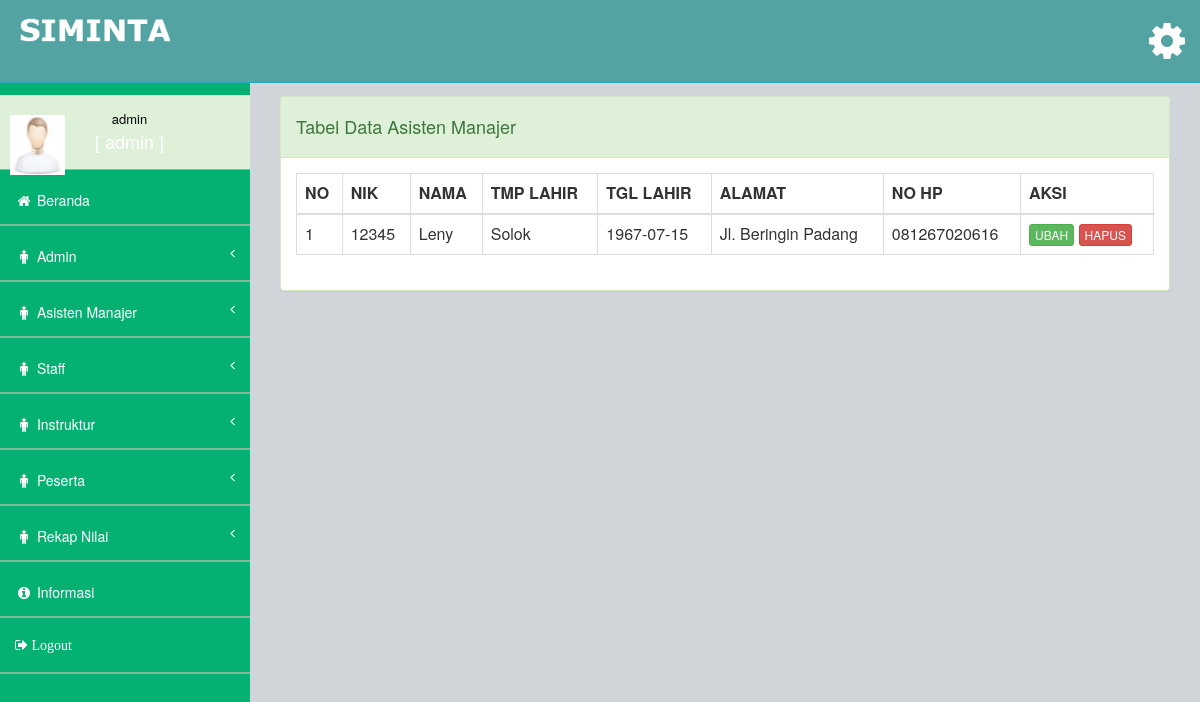
Before: /views/admin/main.php?page=lihat-instruktur (signed in) with the older database file.
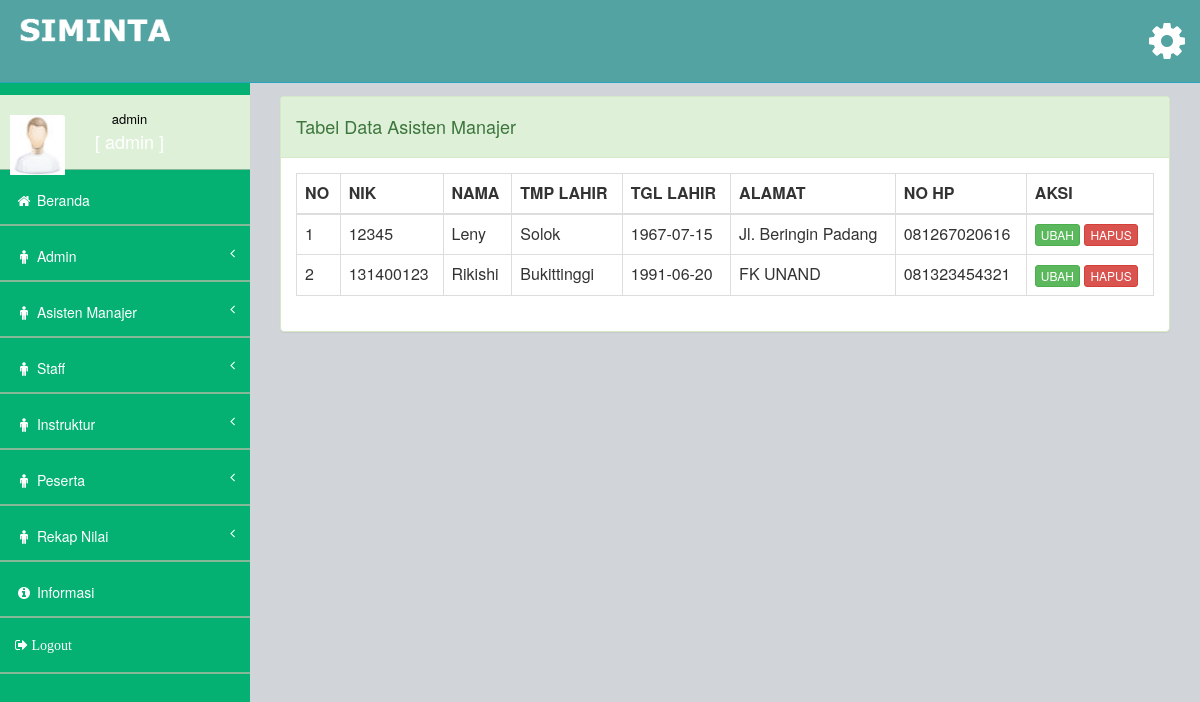
After: the same page with the newer database file.
### tables this page shows
CREATE TABLE `tb_detail_instruktur` (
  `id` int(11) NOT NULL,
  `user_akun_id` int(11) NOT NULL,
  `nik` varchar(50) NOT NULL,
  `nama` varchar(50) NOT NULL,
  `nomor_hp` varchar(12) NOT NULL,
  `tempat_lahir` varchar(50) NOT NULL,
  `tgl_lahir` date NOT NULL,
  `alamat` varchar(100) NOT NULL
);

### views/admin/input_instruktur/lihat-biodata-instruktur.php (the view)
<div class="row">
    <div class="col-md-12">
        <div class="panel panel-success">
            <div class="panel-heading">
                <h4>Tabel Data Asisten Manajer</h4>
            </div>
            <div class="panel-body">
                <div class="">
                    <table class="table table-bordered table-hover my-datatable">
                        <thead>
                            <tr>
                                <th>NO</th>
                                <th>NIK</th>
                                <th>NAMA</th>
                                <th>TMP LAHIR</th>
                                <th>TGL LAHIR</th>
                                <th>ALAMAT</th>
                                <th>NO HP</th>
                                <th>AKSI</th>
                            </tr>
                        </thead>
                        <tbody>
                            <?php
                                $no = 1;
                                $sql = "SELECT * FROM tb_detail_instruktur";
                                $proses = mysqli_query($conn, $sql);
                                while ($data = mysqli_fetch_assoc($proses))
                                {
                            ?>
                                <tr>
                                    <td><?php echo $no; ?></td>
                                    <td><?php echo $data["nik"] ?></td>
                                    <td><?php echo $data["nama"] ?></td>
                                    <td><?php echo $data["tempat_lahir"] ?></td>
                                    <td><?php echo $data["tgl_lahir"] ?></td>
                                    <td><?php echo $data["alamat"] ?></td>
                                    <td><?php echo $data["nomor_hp"] ?></td>
                                    <td>
                                        <a href="#" class="btn btn-xs btn-success">UBAH</a>
                                        <a href="#" class="btn btn-xs btn-danger">HAPUS</a>
                                    </td>
                                </tr>
                            <?php
                                    $no++;
                                }
                            ?>
                        </tbody>
                    </table>
                </div>
            </div>
        </div>
    </div>
</div>

Changed rows visible on the page:
added tb_detail_instruktur: nik "131400123", nama "Rikishi", tempat_lahir "Bukittinggi", tgl_lahir "1991-06-20", alamat "FK UNAND", nomor_hp "081323454321"
